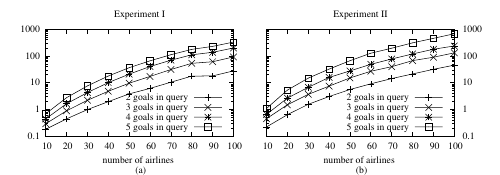

The script that saved this image:
set terminal postscript eps enhanced "Times-Roman" 14
set output "plot1.eps"
set key bottom
set logscale y
set logscale y2
set size 1,.5
set multiplot
set size .5,.5
set origin 0,0
set title "Experiment I"
set xlabel "number of airlines \n (a)"
plot 'exp1.tiempos.obj=2' using 1:3 with lp lw 1.5 lt 1 ps 1.5 title "2 goals in query", \
     'exp1.tiempos.obj=3' using 1:3 with lp lw 1.5 lt 1 ps 1.5 title "3 goals in query", \
     'exp1.tiempos.obj=4' using 1:3 with lp lw 1.5 lt 1 ps 1.5 title "4 goals in query", \
     'exp1.tiempos.obj=5' using 1:3 with lp lw 1.5 lt 1 ps 1.5 title "5 goals in query"
set origin .5,0
set title "Experiment II"
set xlabel "number of airlines \n (b)"
set y2tics
set format y ""
plot 'exp2.tiempos.obj=2' using 1:3 with lp lw 1.5 lt 1 ps 1.5 title "2 goals in query", \
     'exp2.tiempos.obj=3' using 1:3 with lp lw 1.5 lt 1 ps 1.5 title "3 goals in query", \
     'exp2.tiempos.obj=4' using 1:3 with lp lw 1.5 lt 1 ps 1.5 title "4 goals in query", \
     'exp2.tiempos.obj=5' using 1:3 with lp lw 1.5 lt 1 ps 1.5 title "5 goals in query"
unset multiplot

